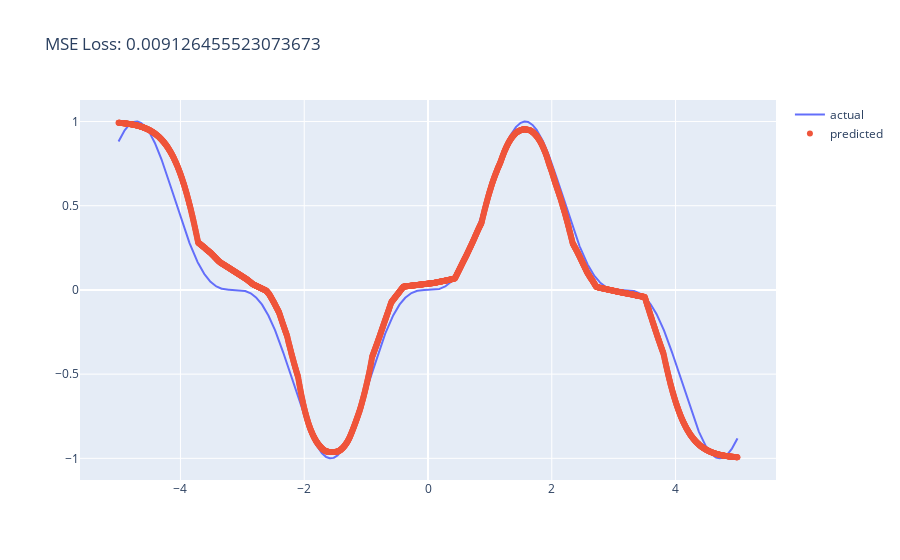

Notebook source saved alongside this figure:
### Code cell
sin_agent.validate(x_trial[np.newaxis].T, y_trial[np.newaxis].T)

### Figure 1 — Plotly figure (JSON) as saved in the notebook; plotly's stock layout.template omitted (floating-point values rounded to 4 significant figures; data arrays with more than 128 entries replaced by an {"elided": "..."} marker saying what was removed)
{"data": [{"mode": "lines", "name": "actual", "type": "scatter", "x": {"elided": "2000 float values"}, "y": {"elided": "2000 float values"}}, {"mode": "markers", "name": "predicted", "type": "scatter", "x": {"elided": "2000 float values"}, "y": {"elided": "2000 float values"}}], "layout": {"title": {"text": "MSE Loss: 0.009126455523073673"}}}
